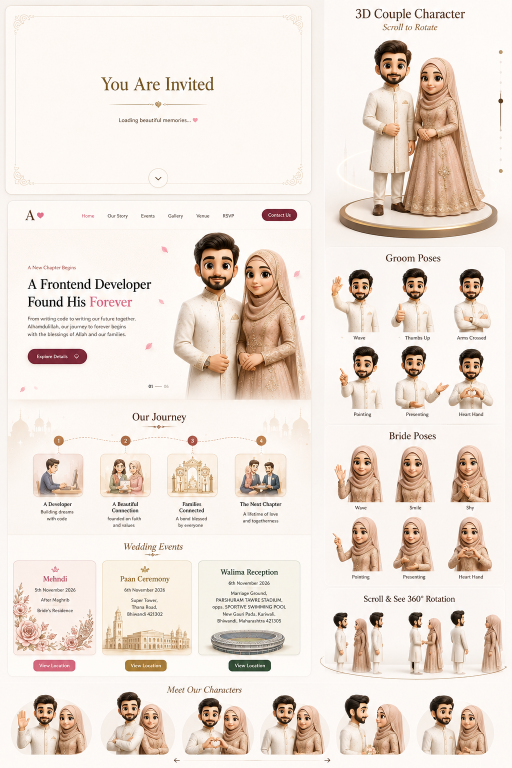
#> input picture images/spritsheet.png, 1024 x 1536 px, found by its file name (shown at 1/2 size)
$ python find_groom.py
#> lines starting #> are read from the running program, lines starting #| are printed output that depends on the picture
from PIL import Image

def slice_test():
    img = Image.open(r'public\images\spritsheet.png').convert('RGBA')
    # Right column, around middle
    crop = img.crop((650, 480, 1000, 850))
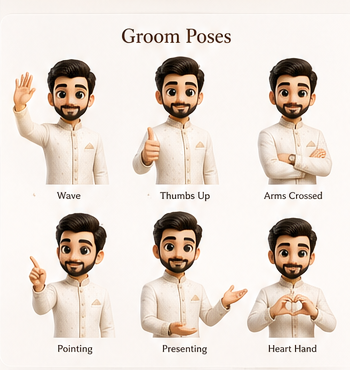
#> crop: PIL image 350x370 RGBA; mean R, G, B, A 230.7, 219.9, 211.2, 255
    crop.save(r'public\images\groom_poses_test.png')

slice_test()
